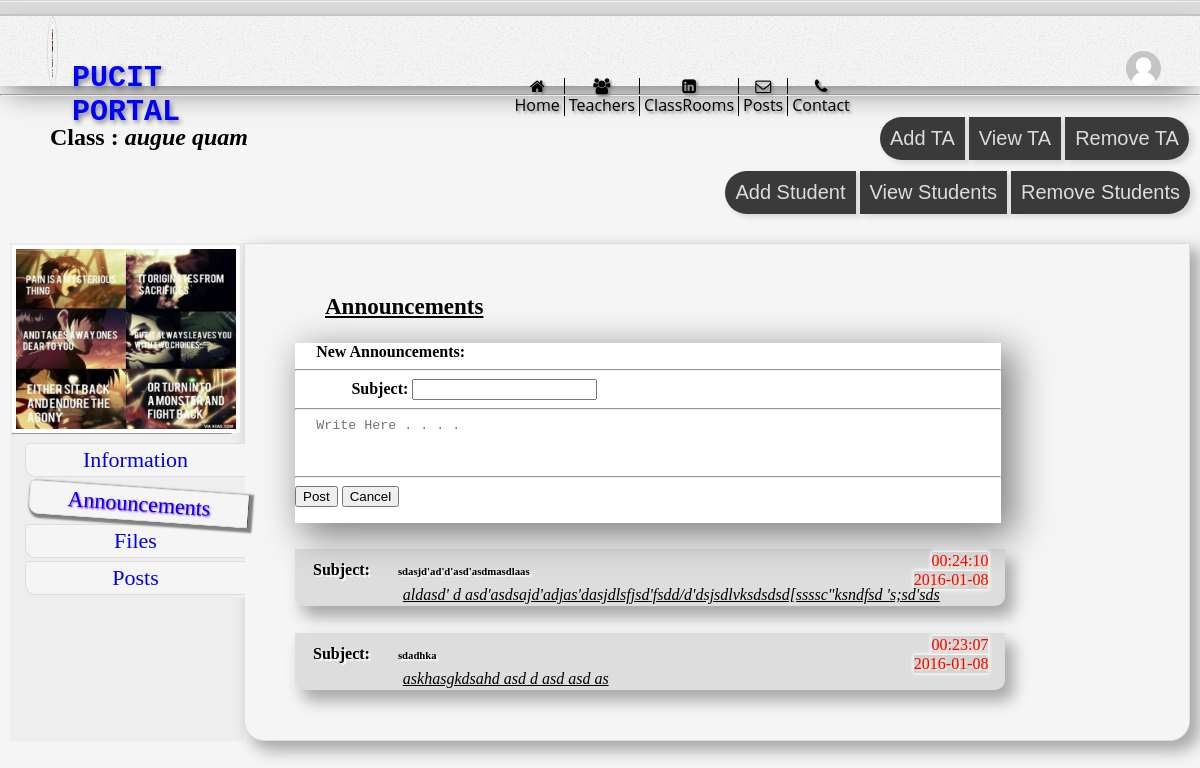
Screenshot of /Classrooms_HTML/ClassRooms_Announcements_Teacher_TA.php?class=1 (signed in) with the database file from the repository.
### tables this page shows
CREATE TABLE `classes` (
  `classId` int(4) unsigned NOT NULL AUTO_INCREMENT,
  `teacherId` int(4) unsigned DEFAULT NULL,
  `courseId` int(4) unsigned DEFAULT NULL,
  `description` longtext,
  `courseOutline` longtext,
  `image` varchar(45) DEFAULT NULL,
  PRIMARY KEY (`classId`)
);

CREATE TABLE `courses` (
  `courseId` int(4) unsigned NOT NULL AUTO_INCREMENT,
  `courseName` varchar(50) DEFAULT NULL,
  `credits` int(1) DEFAULT NULL,
  `description` longtext,
  PRIMARY KEY (`courseId`)
);

CREATE TABLE `announcemnet` (
  `subject` varchar(45) DEFAULT NULL,
  `description` longtext,
  `time` datetime DEFAULT CURRENT_TIMESTAMP,
  `classId` int(4) unsigned DEFAULT NULL,
  `global` tinyint(1) NOT NULL DEFAULT '0'
);

### Classrooms_HTML/ClassRooms_Announcements_Teacher_TA.php (the view, shortened to what this page needs)
        <?php
        include ('thead.php');
        include ('../header.php');
        include ('classbodyhead_t.php');
        ?>
<?php $c=$_REQUEST['class']; ?>
<ul id="sub-nav" class="sub_child_content" style="min-width: 220px;position: relative;left: 13;">
                        <li><a href=<?php echo '"ClassRooms_Info_TA_Teacher.php?class='.$c.'"' ?> >Information </a></li>
                        <li class="li_active"><a href=<?php echo '"ClassRooms_Announcements_Teacher_TA.php?class='.$c.'"' ?>>Announcements</a></li>
                        <li><a href=<?php echo '"ClassRooms_Files_TA_Teacher.php?class='.$c.'"' ?>>Files</a></li>
                        <li><a href=<?php echo '"ClassRooms_Posts_Teacher_TA.php?class='.$c.'"' ?>>Posts</a></li>
                    </ul>
                    </div>
                    <div id="Announcements" class="sub_child_content sub_main_content" >
                        <h3>Announcements</h3>
                        <div id="new_annouce" class="new_post">
                            <h4 style="display: inline;">New Announcements:</h4><hr>
                            <form>
                                <div class="subject"><h4>Subject:</h4>
                                    <input type="text" name="ns">
                                </div>
                                <hr/>
                                <textarea id="new_announce_text" name='na' class="new_text" placeholder="Write Here . . . . "></textarea>
                                <hr>
                                <div class="" id="btn_div" >
                                    <input class="btn" type="submit" class="" value="Post" name="Post">
                                    <input class="btn" type="button" value="Cancel">
                                </div>
                            </form>
                        </div>
                        <div class="post_wrapper">
                            <?php
                            $sql = 'Select * from announcemnet where classId='.$_REQUEST['class'].' order by time desc;';
                            $res = $db->query($sql);
                            while($row = $res->fetch(PDO::FETCH_ASSOC))
                            {
                                echo '<div class="post">
                <div class="post_header">
                    <div class="posted_by" style="text-shadow:2px 2px 1px white;">
                        &nbsp;&nbsp;&nbsp;
                        Subject: &nbsp;&nbsp;&nbsp;&nbsp;&nbsp;
                        <h6 style="display:inline;">'.$row['subject'].'</h6>
                    </div>
                    <div id="date-time">
                        <div class="time"> '.substr($row['time'],strpos($row['time'],' ')).' </div> <br>
                        <div class="date"> '.substr($row['time'],0,strpos($row['time'],' ')).' </div>
                    </div>
                </div>
                <div class="detail">'.$row['description'].'</div>
            </div>';
                            }
                            ?>
                        </div>
                    </div>
                </div>
            </div>
        </div>
    </body>
</html>

### Classrooms_HTML/classbodyhead_t.php (shortened to what this page needs)
<hr style="margin-top:20px;">
        <div id="class-announcements-page">
            <div id="class-announcements-content">
                <h2 style="min-width: 70%;display: inline-block;">Class : <i>
                    <?php
        $sql = 'select c.courseName,c1.image from courses c,classes c1 where c.courseId = c1.courseId and classId ='.$_REQUEST['class'];
        $res = $db->query($sql);
        $row = $res->fetch(PDO::FETCH_ASSOC);
            echo $row['courseName'];
                    $img = $row['image'];
                    $img = '../image/'.$img;
                    ?>
                    </i></h2>
                <?php
                $sql = "Select type from person where id = ".$_SESSION['user'];
    $res = $db->query($sql);
    $row = $res->fetch(PDO::FETCH_ASSOC);
        $t = $row['type'];
        if($t==1){
                include('classTA.php');
        }
                ?>
                <div id="sub-content">
                    <div id="class-announcements-sidebar" class="sub_child_content" style="border: 0px solid black;">
                        <div id="class-logo-announcements-content">
                            <img src=<?php echo $img; ?> alt="Image Not Found...." >
                        </div>
                        <hr/>

### css/style.css (style rules this page uses)
div,p { padding: 0px; border: 0px solid black; }
#class-announcements-sidebar { margin-left:50px; margin-right:20px; }
#class-announcements-content { margin-left:10px; margin-right:10px; }
#class-announcements-page { width: 100%; }
#class-logo-announcements-content { margin: auto; width: 220px; height: 180px; }
#class-announcements-content h2 { padding-left: 40px; }
#class-logo-announcements-content img { width: 100%; height: 100%; background-color: #fff; border-radius: 4px; padding: 4px; }
#sub-content #Announcements .subject h4 { display: inline; }
#sub-content #Announcements h3 { font-size: 23px; text-decoration: underline; margin-left: 30px; }
#sub-content #Announcements .subject { display: inline; font-size: 16px; position: relative; left: 5%; background-color: white; }
#sub-content #Announcements .detail { margin-left: 15%; font-style: italic; text-decoration: underline; margin-top: 1% }
#sub-content .sub_main_content .new_post { background-color: white; box-shadow: 10px 10px 35px 3px grey; width: 80%; display: inline-block; }
.post_wrapper .post .post_header { display: table; width: 100%; margin-bottom: -10; }
.post_wrapper .post .post_header > * { display: table-cell; border: 0px solid black; }
#sub-content .sub_main_content .post_wrapper .post .post_header .posted_by { font-weight: bold; font-family: Verdana, Geneva, Times; vertical-align: middle; }
#sub-content .sub_main_content .post_wrapper .post .post_header #date-time { vertical-align: middle; text-align: end; padding-right: 2%; color: red; text-shadow: 2px 2px 1px blanchedalmond; }
#sub-content .sub_main_content .post_wrapper .post .post_header #date-time > * { background-color: lightgray; display: inline-block; box-shadow: .2px .2px 4px 1px white; margin-top: 1; }
#sub-content .sub_main_content .post_wrapper > * { margin-top: 3%; border: 2px solid #ddd; background-color: #ddd; width: 80%; box-shadow: 8px 10px 015px 1px darkgrey; border-bottom-left-radius: 10px; border-bottom-right-radius: 10px; }
#sub-content .new_text { width: 80%; margin-left: 3%; padding: 0; height: 50px; border: 0; resize: none; }
#sub-content .sub_main_content .new_post h4 { margin-left: 3%; margin-bottom: 3%; display: inline; }
#sub-content .sub_child_content { display: table-cell; clear: both; background-color: #EEEEEE; padding-right: 12px; padding-left: 2px; padding-top: 2px; }
#sub-content { display: table; -webkit-column-span: all; -webkit-column-count: 5; -webkit-column-rule: 2px dotted }
#sub-content .sub_main_content { min-height: 300px; width: 100%; background-color: whitesmoke; border: 1px solid #ddd; border-bottom-left-radius: 20px; border-bottom-right-radius: 20px; z-index: 0; padding-top: 50px; padding-left: 50px; padding-bottom: 50px; box-shadow: 8px 8px 15px 2px #aaa; margin-left: 3%; vertical-align: middle; -webkit-column-fill: 60%; }
#sub-content #sub-nav > * { padding: 3; font-size: 22px; border-top-left-radius: 5px; border-bottom-left-radius: 10px; border-bottom: 1px #ddd solid; border-left: 1px #ddd solid; border-top: 1px #ddd solid; background-color: #F5F5F5; z-index: 13; text-align: center; margin-bottom: 3px; }
#sub-content #sub-nav { margin-top: 30px; padding: 0; list-style: none; }
.li_active { position: relative; left: 4px; border: 1px solid #4c4c4c; box-shadow: 2px 2px 2px 2px grey; text-shadow: 1px 1px 2px blueviolet; transform: rotate(4deg); margin-top: 10px; }

### css/headr.css (style rules this page uses)
body { margin: 0; background-color: whitesmoke; }

### rows the page displays
classes: courseId.courseName "augue quam"
announcemnet: subject "sdasjd'ad'd'asd'asdmasdlaas", time "00:24:10", time "2016-01-08", description "aldasd' d asd'asdsajd'adjas'dasjdlsfjsd'fsdd/d'dsjsdlvksdsdsd[ssssc\"ksndfsd 's;sd'sds"
announcemnet: subject "sdadhka", time "00:23:07", time "2016-01-08", description "askhasgkdsahd asd d asd asd as"
